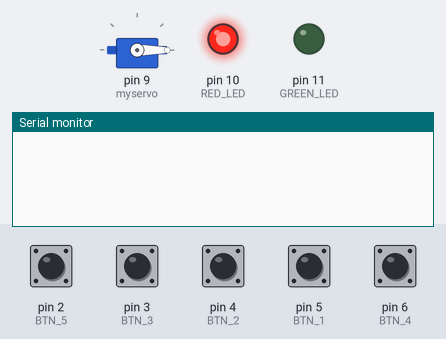
Bench run of a sketch on a simulated Arduino Uno, built with avr-gcc and run on an emulated ATmega328P. Shown: servo, output pins drawn as LEDs (lit = HIGH), the last lines printed to the serial monitor. The test bench sets the inputs (shaded band); at power-on: pin 2 (BTN_5), pin 3 (BTN_3), pin 4 (BTN_2), pin 5 (BTN_1), pin 6 (BTN_4) HIGH.

Above: at 1.2 s.
1.3 s: pin 2 (BTN_5) pulled LOW for 0.15 s
At 2.6 s:
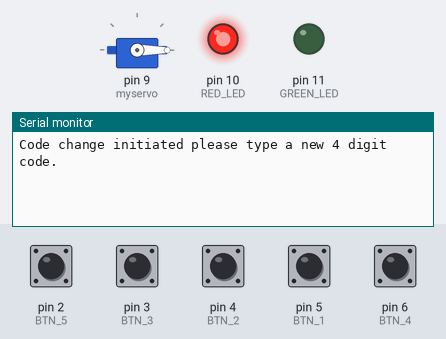
2.9 s: pin 3 (BTN_3) pulled LOW for 0.15 s
At 3.9 s:
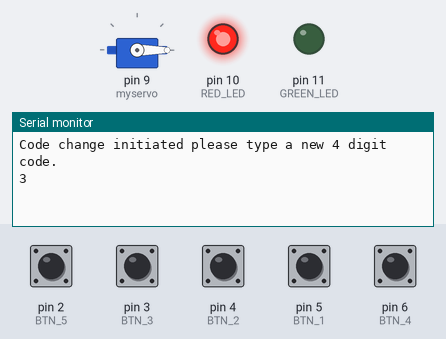

The sketch:

uppgift4v1.ino
```cpp
#include <Servo.h>
#include <EEPROM.h>

#define GREEN_LED 11
#define RED_LED 10

#define BTN_1 5
#define BTN_2 4
#define BTN_3 3
#define BTN_4 6
#define BTN_5 2

Servo myservo;

int passcode[] ={4, 2, 1, 4};
int userInput[] = {0, 0, 0, 0};

// System State
bool isLocked = true;
bool wasLocked = false;

const static bool PRESSED = LOW;
const static bool RELEASED = HIGH;

// Debounce variables
unsigned long debounceDelay = 30;
uint16_t buttonCounter1 = 0;
uint16_t buttonCounter2 = 0;
uint16_t buttonCounter3 = 0;
uint16_t buttonCounter4 = 0;
uint16_t buttonCounter5 = 0;
bool buttonState1 = true;
bool buttonState2 = true;
bool buttonState3 = true;
bool buttonState4 = true;
bool buttonState5 = true;
volatile int buttonStateChanger = HIGH;

bool buttonChanged1 = false;
bool buttonChanged2 = false;
bool buttonChanged3 = false;
bool buttonChanged4 = false;
bool buttonChanged5 = false;

const int ARRAY_SIZE = 4;
const int STARTING_EEPROM_ADDRESS = 17;

int passcodeCount = 0;

void setup()
{
  //Init servo
  myservo.attach(9);
  // Init lights
  pinMode(GREEN_LED, OUTPUT);
  pinMode(RED_LED, OUTPUT);

  // Calling function to assign code variable from EEPROM memory
  passFromEEPROM();

  // Init buttons
  pinMode(BTN_1, INPUT_PULLUP);
  pinMode(BTN_2, INPUT_PULLUP);
  pinMode(BTN_3, INPUT_PULLUP);
  pinMode(BTN_4, INPUT_PULLUP);
  pinMode(BTN_5, INPUT_PULLUP);

  digitalWrite(RED_LED, isLocked);
  Serial.begin(9600);

  // Catching interrupt on BTN_5
  attachInterrupt(digitalPinToInterrupt(BTN_5), ISR_button, RISING);
}

// Catching interrupt on button 5 and assigning the opposite value.
void ISR_button()
{
  buttonStateChanger = !buttonStateChanger;
}

void userCode(int x){
    userInput[0] = userInput[1];
    userInput[1] = userInput[2];
    userInput[2] = userInput[3];
    userInput[3] = x;
}

bool readButton(int buttonVar, uint16_t &buttonCounter, bool &buttonState, bool &buttonChanged)
{
  if (buttonCounter > millis())
  {

  }
  else if (digitalRead(buttonVar) != buttonState)
  {
    buttonCounter = millis() + debounceDelay;
    buttonState = !buttonState;
    buttonChanged = true;
  }
  return buttonState;
}

bool hasChanged(bool &buttonChanged)
{
  if (buttonChanged)
  {
    buttonChanged = false;
    return true;
  }
  return false;
}

bool buttonReleased(int buttonVar, uint16_t &buttonCounter, bool &buttonState, bool &buttonChanged)
{
  return (readButton(buttonVar, buttonCounter, buttonState, buttonChanged) == RELEASED && hasChanged(buttonChanged));
}

void buttonFeederFunction()
{
  if(buttonReleased(BTN_1, buttonCounter1, buttonState1, buttonChanged1))
  {
    userCode(1);
    Serial.println("1");
        if(buttonChanged5 == true)
    {
      passcode[passcodeCount] = userInput[3];
      passcodeCount++;
    }
  }
  else if(buttonReleased(BTN_2, buttonCounter2, buttonState2, buttonChanged2))
  {
    userCode(2);
    Serial.println("2");
        if(buttonChanged5 == true)
    {
      passcode[passcodeCount] = userInput[3];
      passcodeCount++;
    }
  }
  else if(buttonReleased(BTN_3, buttonCounter3, buttonState3, buttonChanged3))
  {
    userCode(3);
    Serial.println("3");
    if(buttonChanged5 == true)
    {
      passcode[passcodeCount] = userInput[3];
      passcodeCount++;
    }
  }
  else if(buttonReleased(BTN_4, buttonCounter4, buttonState4, buttonChanged4))
  {
    userCode(4);
    Serial.println("4");
    if(buttonChanged5 == true)
    {
      passcode[passcodeCount] = userInput[3];
      passcodeCount++;
    }

  }
  else if(buttonReleased(BTN_5, buttonCounter5, buttonState5, buttonChanged5))
  {
    if(buttonStateChanger == LOW)
    {
      Serial.println("Code change initiated please type a new 4 digit code.");
    }
  }
}

void writeIntArrayIntoEEPROM(int address, int numbers[], int arraySize)
{
  int addressIndex = address;
  for (int i = 0; i < arraySize; i++)
  {
    EEPROM.write(addressIndex, numbers[i] >> 8);
    EEPROM.write(addressIndex + 1, numbers[i] & 0xFF);
    addressIndex += 2;
  }
}

void readIntArrayFromEEPROM(int address, int numbers[], int arraySize)
{
  int addressIndex = address;
  for (int i = 0; i < arraySize; i++)
  {
    numbers[i] = (EEPROM.read(addressIndex) << 8) + EEPROM.read(addressIndex + 1);
    addressIndex += 2;
  }
}

// Function overwriting the previous passcode with the new user input.
void passFromEEPROM(){
      int newPass[ARRAY_SIZE];
      readIntArrayFromEEPROM(STARTING_EEPROM_ADDRESS, newPass, ARRAY_SIZE);
      for (int i = 0; i < ARRAY_SIZE; i++)
      {
        passcode[i] = newPass[i];
      }
}


void loop()
{
  myservo.write(0);
  bool code = false;
  while (code == false) {
    // Checking if buttonStateChanger has been changed  indicating an interruption.
    if (buttonStateChanger == HIGH) {
      // Setting buttonChanged5 to true until 4 digits have been input by user.
      buttonChanged5 = true;
    }

    // Checking if new code has been input by user.
    if(passcodeCount == 4){
      Serial.println("Code changed");
      writeIntArrayIntoEEPROM(STARTING_EEPROM_ADDRESS, passcode, ARRAY_SIZE);
      buttonState5 = false;
      passcodeCount = 0;
    }
    buttonFeederFunction();

    // For loop checking if input matches the lock code.
    int count = 0;
    for (int i = 0; i < 4; i++) {
      if (passcode[i] == userInput[i]) {
        count++;
        if (count == 4) {
          code = true;
        }
      }
    }
  }

  digitalWrite(RED_LED, !isLocked);
  digitalWrite(GREEN_LED, isLocked);
  myservo.write(180);
  Serial.println();
  Serial.print("Locking in 5");
  delay(1000);
  Serial.print("..4");
  delay(1000);
  Serial.print("..3");
  delay(1000);
  Serial.print("..2");
  delay(1000);
  Serial.println("..1");
  delay(1000);
  Serial.println("Locked!");
  digitalWrite(RED_LED, isLocked);
  digitalWrite(GREEN_LED, !isLocked);

  //Reset code so the lock doesn't loop its locking functionality
  userInput[0] = 0;
  userInput[1] = 0;
  userInput[2] = 0;
  userInput[3] = 0;
}
```

Measured:
- after the input at 1.3 s, the serial monitor: prints a new line after 0.15 s (image 1)
- after the input at 2.9 s, the serial monitor: prints a new line after 0.15 s (image 2)
